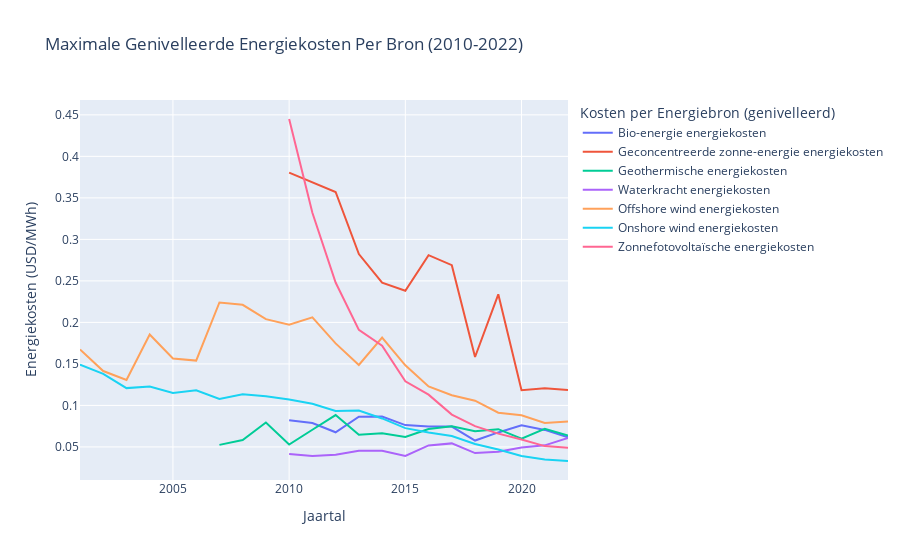

The notebook cell saved with this chart:
### Code cell
import pandas as pd
import plotly.express as px

# Define the columns to check
columns_to_check = [
    'Bioenergy levelized cost of energy', 
    'Geothermal levelized cost of energy', 
    'Offshore wind levelized cost of energy', 
    'Solar photovoltaic levelized cost of energy', 
    'Concentrated solar power levelized cost of energy', 
    'Hydropower levelized cost of energy', 
    'Onshore wind levelized cost of energy'
]

# Drop rows where all specified columns have NaN values
df = df.dropna(subset=columns_to_check, how='all')

# Interpolate 'Geothermal levelized cost of energy' for years between 2010 and 2015
mask = (df['Year'] >= 2010) & (df['Year'] <= 2015)
df.loc[mask, 'Geothermal levelized cost of energy'] = df.loc[mask, 'Geothermal levelized cost of energy'].interpolate(method='linear')

# Melt the DataFrame to a long format for Plotly
df_long = df.melt(id_vars=['Year'], 
                  value_vars=columns_to_check, 
                  var_name='Energy Type', 
                  value_name='Cost of Energy')

# Group by Year and Energy Type, and find the maximum cost for each group
df_max = df_long.groupby(['Year', 'Energy Type']).max().reset_index()

# Translation map from English to Dutch
translation_map = {
    'Bioenergy levelized cost of energy': 'Bio-energie energiekosten',
    'Geothermal levelized cost of energy': 'Geothermische energiekosten',
    'Offshore wind levelized cost of energy': 'Offshore wind energiekosten',
    'Solar photovoltaic levelized cost of energy': 'Zonnefotovoltaïsche energiekosten',
    'Concentrated solar power levelized cost of energy': 'Geconcentreerde zonne-energie energiekosten',
    'Hydropower levelized cost of energy': 'Waterkracht energiekosten',
    'Onshore wind levelized cost of energy': 'Onshore wind energiekosten',
    'Cost of Energy': 'Energiekosten (USD/MWh)',
    'Year': 'Jaartal',
    'Energy Type': 'Kosten per Energiebron (genivelleerd)'
}

# Apply the translation map to the DataFrame
df_max['Energy Type'] = df_max['Energy Type'].map(translation_map)

# Plot the data using Plotly
fig = px.line(df_max, x='Year', y='Cost of Energy', color='Energy Type',
              title='Maximale Genivelleerde Energiekosten Per Bron (2010-2022)',
              labels={'Cost of Energy': translation_map['Cost of Energy'], 'Year': translation_map['Year'], 'Energy Type': translation_map['Energy Type']})



# Show the plot
fig.show()

### Figure 1 — Plotly figure (JSON) as saved in the notebook; plotly's stock layout.template omitted (floating-point values rounded to 4 significant figures)
{"data": [{"hovertemplate": "Kosten per Energiebron (genivelleerd)=Bio-energie energiekosten<br>Jaartal=%{x}<br>Energiekosten (USD/MWh)=%{y}<extra></extra>", "legendgroup": "Bio-energie energiekosten", "line": {"color": "#636efa", "dash": "solid"}, "marker": {"symbol": "circle"}, "mode": "lines", "name": "Bio-energie energiekosten", "orientation": "v", "showlegend": true, "type": "scatter", "x": [2001, 2002, 2003, 2004, 2005, 2006, 2007, 2008, 2009, 2010, 2011, 2012, 2013, 2014, 2015, 2016, 2017, 2018, 2019, 2020, 2021, 2022], "xaxis": "x", "y": [null, null, null, null, null, null, null, null, null, 0.08212, 0.07875, 0.06766, 0.08641, 0.08658, 0.07633, 0.07462, 0.07451, 0.0577, 0.06748, 0.07601, 0.07052, 0.06147], "yaxis": "y"}, {"hovertemplate": "Kosten per Energiebron (genivelleerd)=Geconcentreerde zonne-energie energiekosten<br>Jaartal=%{x}<br>Energiekosten (USD/MWh)=%{y}<extra></extra>", "legendgroup": "Geconcentreerde zonne-energie energiekosten", "line": {"color": "#EF553B", "dash": "solid"}, "marker": {"symbol": "circle"}, "mode": "lines", "name": "Geconcentreerde zonne-energie energiekosten", "orientation": "v", "showlegend": true, "type": "scatter", "x": [2001, 2002, 2003, 2004, 2005, 2006, 2007, 2008, 2009, 2010, 2011, 2012, 2013, 2014, 2015, 2016, 2017, 2018, 2019, 2020, 2021, 2022], "xaxis": "x", "y": [null, null, null, null, null, null, null, null, null, 0.3805, 0.3684, 0.357, 0.2824, 0.2478, 0.2381, 0.2809, 0.269, 0.1583, 0.2338, 0.1183, 0.1207, 0.1185], "yaxis": "y"}, {"hovertemplate": "Kosten per Energiebron (genivelleerd)=Geothermische energiekosten<br>Jaartal=%{x}<br>Energiekosten (USD/MWh)=%{y}<extra></extra>", "legendgroup": "Geothermische energiekosten", "line": {"color": "#00cc96", "dash": "solid"}, "marker": {"symbol": "circle"}, "mode": "lines", "name": "Geothermische energiekosten", "orientation": "v", "showlegend": true, "type": "scatter", "x": [2001, 2002, 2003, 2004, 2005, 2006, 2007, 2008, 2009, 2010, 2011, 2012, 2013, 2014, 2015, 2016, 2017, 2018, 2019, 2020, 2021, 2022], "xaxis": "x", "y": [null, null, null, null, null, null, 0.0525, 0.05831, 0.07937, 0.05297, 0.07069, 0.08841, 0.06472, 0.06633, 0.06198, 0.07149, 0.07479, 0.06887, 0.07141, 0.06001, 0.07173, 0.06385], "yaxis": "y"}, {"hovertemplate": "Kosten per Energiebron (genivelleerd)=Waterkracht energiekosten<br>Jaartal=%{x}<br>Energiekosten (USD/MWh)=%{y}<extra></extra>", "legendgroup": "Waterkracht energiekosten", "line": {"color": "#ab63fa", "dash": "solid"}, "marker": {"symbol": "circle"}, "mode": "lines", "name": "Waterkracht energiekosten", "orientation": "v", "showlegend": true, "type": "scatter", "x": [2001, 2002, 2003, 2004, 2005, 2006, 2007, 2008, 2009, 2010, 2011, 2012, 2013, 2014, 2015, 2016, 2017, 2018, 2019, 2020, 2021, 2022], "xaxis": "x", "y": [null, null, null, null, null, null, null, null, null, 0.04161, 0.03912, 0.0407, 0.04549, 0.04543, 0.03913, 0.05178, 0.05427, 0.04263, 0.04431, 0.04919, 0.05188, 0.06097], "yaxis": "y"}, {"hovertemplate": "Kosten per Energiebron (genivelleerd)=Offshore wind energiekosten<br>Jaartal=%{x}<br>Energiekosten (USD/MWh)=%{y}<extra></extra>", "legendgroup": "Offshore wind energiekosten", "line": {"color": "#FFA15A", "dash": "solid"}, "marker": {"symbol": "circle"}, "mode": "lines", "name": "Offshore wind energiekosten", "orientation": "v", "showlegend": true, "type": "scatter", "x": [2001, 2002, 2003, 2004, 2005, 2006, 2007, 2008, 2009, 2010, 2011, 2012, 2013, 2014, 2015, 2016, 2017, 2018, 2019, 2020, 2021, 2022], "xaxis": "x", "y": [0.1674, 0.1414, 0.1307, 0.1854, 0.1565, 0.154, 0.224, 0.2212, 0.2039, 0.1973, 0.2061, 0.1747, 0.1487, 0.1816, 0.1483, 0.1228, 0.1122, 0.1057, 0.09118, 0.0881, 0.07884, 0.08065], "yaxis": "y"}, {"hovertemplate": "Kosten per Energiebron (genivelleerd)=Onshore wind energiekosten<br>Jaartal=%{x}<br>Energiekosten (USD/MWh)=%{y}<extra></extra>", "legendgroup": "Onshore wind energiekosten", "line": {"color": "#19d3f3", "dash": "solid"}, "marker": {"symbol": "circle"}, "mode": "lines", "name": "Onshore wind energiekosten", "orientation": "v", "showlegend": true, "type": "scatter", "x": [2001, 2002, 2003, 2004, 2005, 2006, 2007, 2008, 2009, 2010, 2011, 2012, 2013, 2014, 2015, 2016, 2017, 2018, 2019, 2020, 2021, 2022], "xaxis": "x", "y": [0.1492, 0.1379, 0.1208, 0.1227, 0.115, 0.1183, 0.1077, 0.1133, 0.111, 0.1072, 0.1019, 0.09328, 0.09389, 0.0843, 0.07263, 0.06726, 0.06313, 0.05358, 0.04694, 0.03906, 0.03482, 0.03306], "yaxis": "y"}, {"hovertemplate": "Kosten per Energiebron (genivelleerd)=Zonnefotovoltaïsche energiekosten<br>Jaartal=%{x}<br>Energiekosten (USD/MWh)=%{y}<extra></extra>", "legendgroup": "Zonnefotovoltaïsche energiekosten", "line": {"color": "#FF6692", "dash": "solid"}, "marker": {"symbol": "circle"}, "mode": "lines", "name": "Zonnefotovoltaïsche energiekosten", "orientation": "v", "showlegend": true, "type": "scatter", "x": [2001, 2002, 2003, 2004, 2005, 2006, 2007, 2008, 2009, 2010, 2011, 2012, 2013, 2014, 2015, 2016, 2017, 2018, 2019, 2020, 2021, 2022], "xaxis": "x", "y": [null, null, null, null, null, null, null, null, null, 0.445, 0.332, 0.248, 0.191, 0.172, 0.129, 0.113, 0.089, 0.075, 0.066, 0.059, 0.051, 0.049], "yaxis": "y"}], "layout": {"autosize": true, "legend": {"title": {"text": "Kosten per Energiebron (genivelleerd)"}, "tracegroupgap": 0}, "title": {"text": "Maximale Genivelleerde Energiekosten Per Bron (2010-2022)"}, "xaxis": {"anchor": "y", "autorange": true, "domain": [0, 1], "range": [2001, 2022], "title": {"text": "Jaartal"}, "type": "linear"}, "yaxis": {"anchor": "x", "autorange": true, "domain": [0, 1], "range": [0.01017, 0.4679], "title": {"text": "Energiekosten (USD/MWh)"}, "type": "linear"}}}
